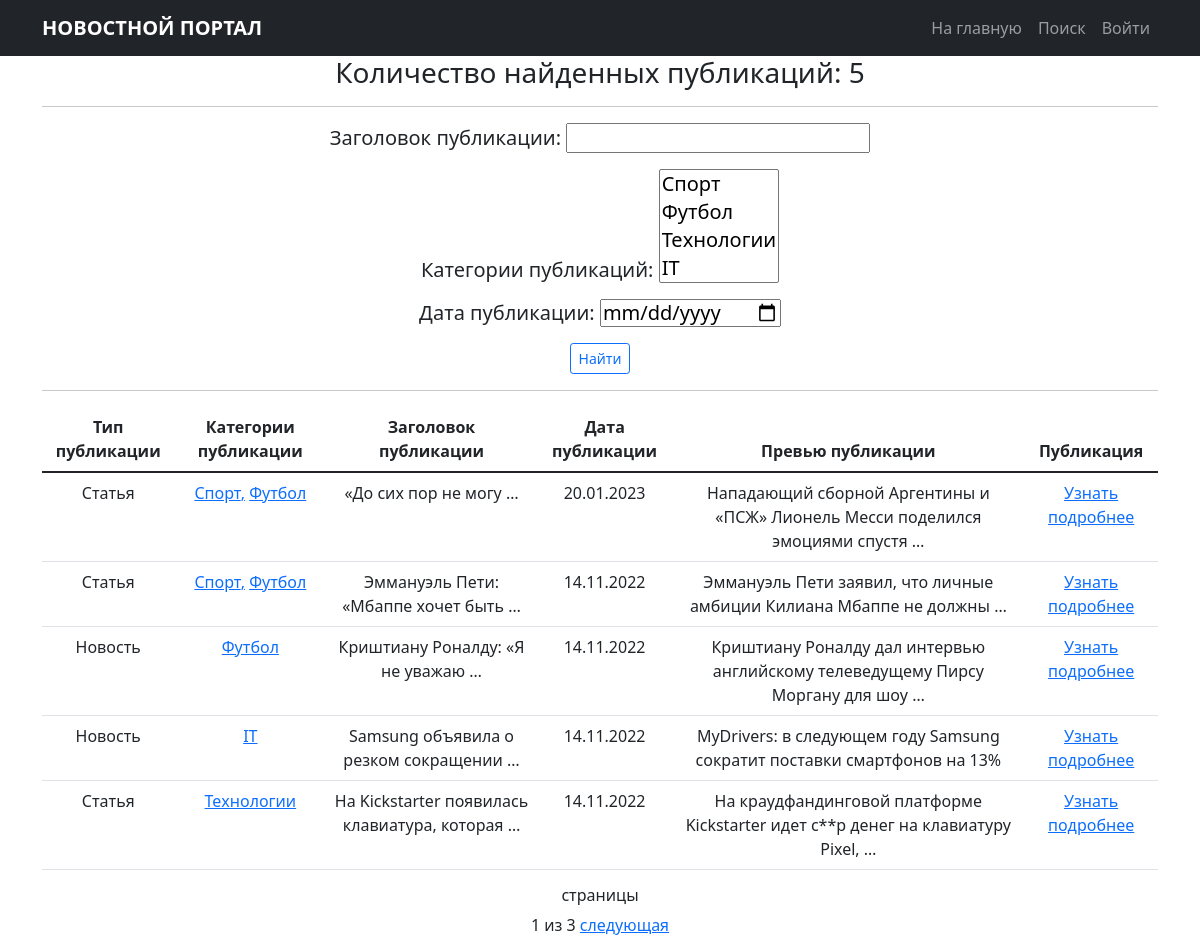
Page /news/search/ on the earlier database version.
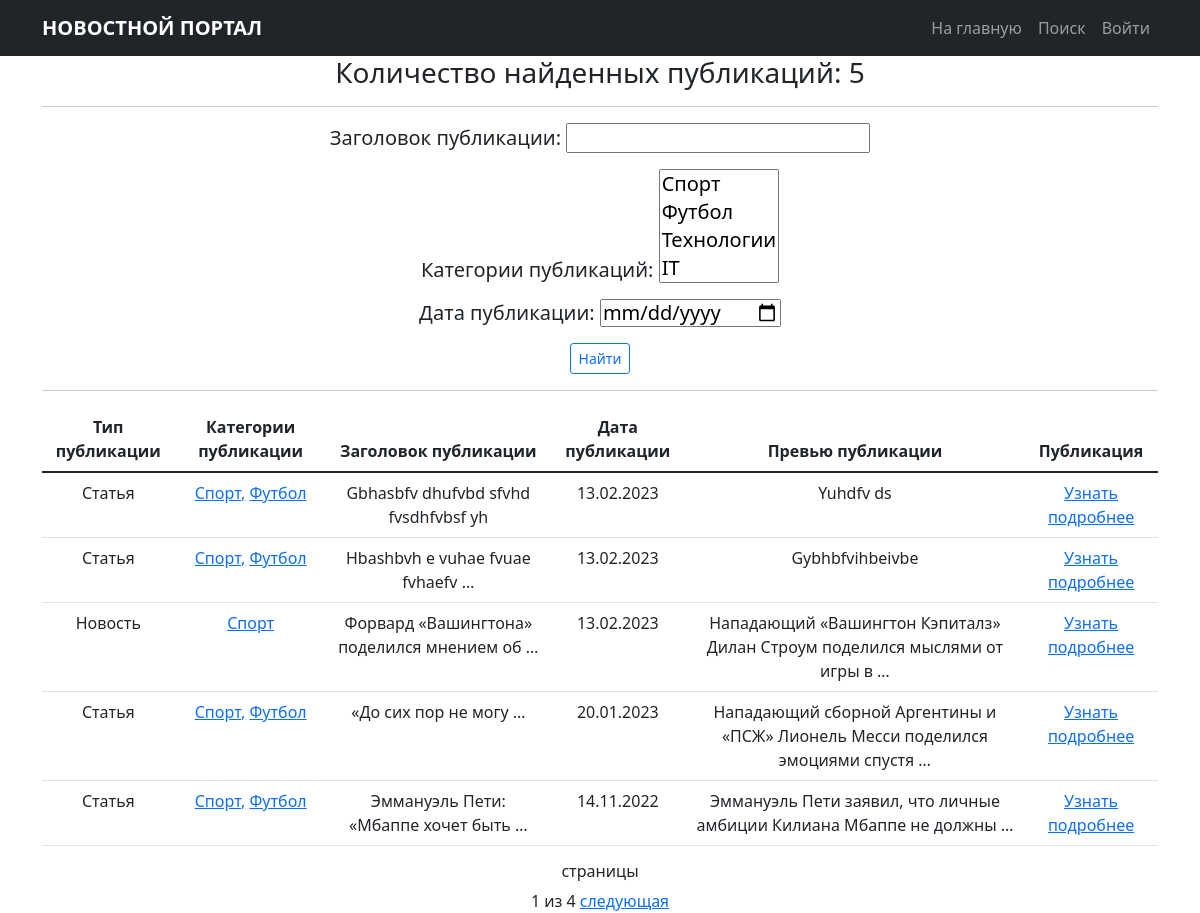
Same page on the later database version.
### news/models.py (models this page shows, shortened)
class Post(models.Model):
    posts = 'PT'
    news = 'NS'
    TYPES = [
        (posts, 'Статья'),
        (news, 'Новость')
    ]
    postsOrNews = models.CharField(max_length=2,
                                   choices=TYPES,
                                   default=posts)
    timeIn = models.DateTimeField(auto_now_add=True)
    header = models.CharField(max_length=128)
    text = models.TextField()
    rating = models.IntegerField(default=0)
    postAuthor = models.ForeignKey(Author,
                                   on_delete=models.CASCADE)
    postCategories = models.ManyToManyField(Category,
                                            through='PostCategory')

class Category(models.Model):
    categories = models.CharField(max_length=255,
                                  unique=True)
    subscribers = models.ManyToManyField(User,
                                         related_name='sub_categories',
                                         through='SubscribeCategories')
    def __str__(self):
        return f'{self.categories}'

### news/views.py (the view)
# urls.py: path('search/', PostSearch.as_view(), name='news_search'),
class PostSearch(ListView):
    model = Post
    ordering = '-timeIn'
    template_name = 'newsSearch.html'
    context_object_name = 'news'
    paginate_by = 5
    def get_queryset(self):
        queryset = super().get_queryset()
        self.filterset = PostFilter(self.request.GET, queryset)
        return self.filterset.qs
    def get_context_data(self, **kwargs):
        context = super().get_context_data(**kwargs)
        context['filterset'] = self.filterset
        return context

### news/templatetags/custom_tags.py (called while the page is built)
@register.simple_tag(takes_context=True)
def url_replace(context, **kwargs):
    d = context['request'].GET.copy()
    for k, v in kwargs.items():
        d[k] = v
    return d.urlencode()

### templates/newsSearch.html (shortened to what this page needs)
{% extends 'flatpages/default.html' %}
{% load custom_filter %}
{% load custom_tags %}
{% block content %}
    <h3>
        <td>Количество найденных публикаций: </td>
        {{ news | length }}
    </h3>
    <hr>
        <form action="" method="get">
            <h5>{{ filterset.form.as_p }}</h5>
            <input type="submit" class="btn btn-outline-primary btn-sm" value="Найти" />
        </form>
    <hr>
    {% if news %}
        <table class="table">
            <thead>
                <tr>
                    <th scope="col">Тип публикации</th>
                    <th scope="col">Категории публикации</th>
                    <th scope="col">Заголовок публикации</th>
                    <th scope="col">Дата публикации</th>
                    <th scope="col">Превью публикации</th>
                    <th scope="col">Публикация</th>
                </tr>
            </thead>
            <tbody>
            {% for post in news %}
                <tr>
                    <td>{{ post.get_postsOrNews_display }}</td>
                    <td>
                        {% for category in post.postCategories.all %}
                            {% if not forloop.last %}
                                <a href="{% url 'category_list' category.id %}">{{ category.categories }},</a>
                            {% else %}
                                <a href="{% url 'category_list' category.id %}">{{ category.categories }}</a>
                            {% endif %}
                        {% endfor %}
                    </td>
                    <td>{{ post.header|truncatewords:5|censor }}</td>
                    <td>{{ post.timeIn|date:'d.m.Y'}}</td>
                    <td>{{ post.text|truncatewords:10|censor }}</td>
                    <td><a href="{% url 'news_detail' post.id %}">Узнать подробнее</a></td>
                </tr>
            {% endfor %}
            </tbody>
        </table>
    {% else %}
        <h2>Публикации не найдены</h2>
    {% endif %}
    <h6>страницы</h6>
    {{ page_obj.number }} из {{ page_obj.paginator.num_pages }}
    {% if page_obj.has_next %}
        <a href="?{% url_replace page=page_obj.next_page_number %}">следующая</a>
    {% endif %}
{% endblock content %}

Differences in the rows shown:
no longer on this page (row unchanged): Post: postsOrNews "Новость", header|censor "Криштиану Роналду: «Я не уважаю …", timeIn "14.11.2022", text|censor "Криштиану Роналду дал интервью английскому телеведущему Пирсу Моргану для шоу …", Category (categories "Футбол")
no longer on this page (row unchanged): Post: postsOrNews "Новость", header|censor "Samsung объявила о резком сокращении …", timeIn "14.11.2022", text|censor "MyDrivers: в следующем году Samsung сократит поставки смартфонов на 13%"
no longer on this page (row unchanged): Category: categories "IT", shown under "Новость"
no longer on this page (row unchanged): Post: postsOrNews "Статья", header|censor "На Kickstarter появилась клавиатура, которая …", timeIn "14.11.2022", text|censor "На краудфандинговой платформе Kickstarter идет с**р денег на клавиатуру Pixel, …"
no longer on this page (row unchanged): Category: categories "Технологии", shown under "Статья"
added Post: postsOrNews "Статья", header|censor "Gbhasbfv dhufvbd sfvhd fvsdhfvbsf yh", timeIn "13.02.2023", text|censor "Yuhdfv ds", Category (categories "Спорт"), Category (categories "Футбол")
added Post: postsOrNews "Статья", header|censor "Hbashbvh e vuhae fvuae fvhaefv …", timeIn "13.02.2023", text|censor "Gybhbfvihbeivbe", Category (categories "Спорт"), Category (categories "Футбол")
added Post: postsOrNews "Новость", header|censor "Форвард «Вашингтона» поделился мнением об …", timeIn "13.02.2023", text|censor "Нападающий «Вашингтон Кэпиталз» Дилан Строум поделился мыслями от игры в …", Category (categories "Спорт")
Other differences:
{{ page_obj.paginator.num_pages }}: "3" → "4"
